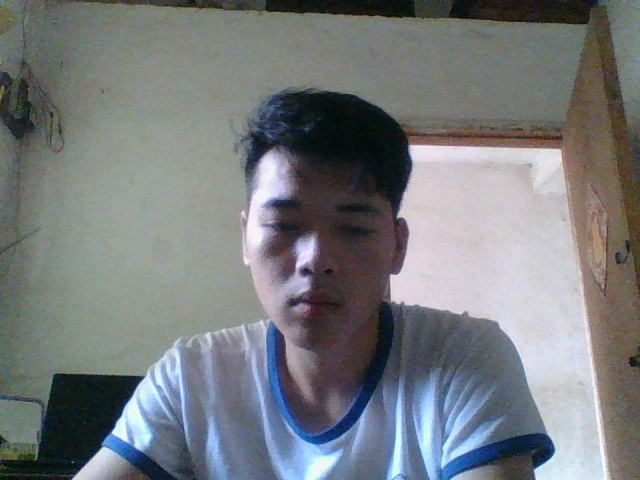
#> input picture images/hb/frmaes_1.jpg, 640 x 480 px, found by its file name; its folder holds 4 pictures in this run
$ python pick_face.py
#> lines starting #> are read from the running program, lines starting #| are printed output that depends on the picture
### test_code/read_img.py
#-*-coding:utf8-*-
__author__ = '何斌'
__datetime__='2017-7-15'

import os
import cv2


#源图片文件目录
Img_path=""
Suffix=['.jpg','.PNG','.png']

#根据输入的文件夹绝对路径，将文件夹下所有指定suffix(后缀名)读取存入一个list(resultArray)
#该文件夹的名字存入list的第一个元素
def readAllImg(path,*suffix):
#> called with path = 'images/hb'
    try:
        s = os.listdir(path)
        resultArray = []
        img_name_list=[]
        fileName = os.path.basename(path)   #文件夹名称，如basename("a\b\c")结果为c
        # resultArray.append(fileName)

        for item in s:
            if endwith(item, suffix):
                document = os.path.join(path, item)
                img = cv2.imread(document)
#> img is the input picture: shape (480, 640, 3); mean B, G, R 125.1, 122.7, 119
                img_name_list.append(item)
                resultArray.append(img)

    except IOError:
        print("Error")

    else:
        print("读取图片成功...")
    return resultArray,img_name_list

#输入一个字符串s一个标签，对这个字符串的后缀和标签进行匹配
def endwith(s,*endstring):
   results = map(s.endswith,endstring)
   if True in results:
       return True
   else:
       return False

# [7 lines of commented-out code are left out]

### test_code/pick_face.py
#-*-coding:utf8-*-
__author__ = '何斌'
__datetime__='2017-7-15'
'''
pick the images only contains the face

'''

import os
import cv2
import time
from read_img import readAllImg

sourcePath = r"images/hb"
objectPath = r"datasets/hb"

#从源路径中读取所有图片放入一个list，然后逐一进行检查，把其中的脸扣下来，存储到目标路径中
def readPicSaveFace(sourcePath,objectPath,*suffix):
    if not os.path.exists(objectPath):
            os.mkdir(objectPath)
    try:
        #读取照片,注意第一个元素是文件名
        resultArray,_ = readAllImg(sourcePath,*suffix)

        #对list中图片逐一进行检查,找出其中的人脸然后写到目标文件夹下
        count = 1
        face_cascade = cv2.CascadeClassifier("haarcascade_frontalface_default.xml")
        for img in resultArray:
            # if type(img) != str:
            #     gray = cv2.cvtColor(img, cv2.COLOR_BGR2GRAY)
            if img.ndim == 3:
                gray = cv2.cvtColor(img, cv2.COLOR_BGR2GRAY)
            else:
                gray = img
            faces = face_cascade.detectMultiScale(gray,1.1,5)
            for (x, y, w, h) in faces:
                listStr = [str(int(time.time())), str(count)]  #以时间戳和读取的排序作为文件名称
                fileName = ''.join(listStr)
                f = cv2.resize(gray[y:(y + h), x:(x + w)], (128, 128))
                cv2.imwrite(objectPath+os.sep+'%s.jpg' % fileName, f)
                count += 1
#> this loop made 4 passes
#> pass 1, in readPicSaveFace, `gray = cv2.cvtColor(img, cv2.COLOR_BGR2GRAY)`:
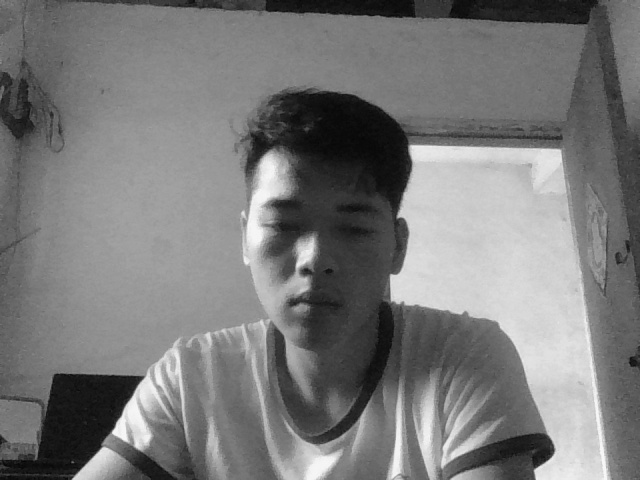
#> gray: shape (480, 640); min 4, max 250, mean 121.9
#> pass 2, in readPicSaveFace, `gray = cv2.cvtColor(img, cv2.COLOR_BGR2GRAY)`:
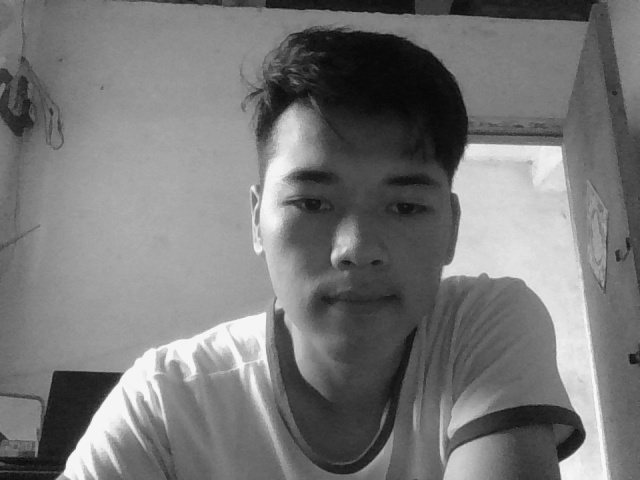
#> gray: shape (480, 640); min 6, max 250, mean 119.3
#> pass 2, in readPicSaveFace, `cv2.imwrite(objectPath+os.sep+'%s.jpg' % fileName, f)`:
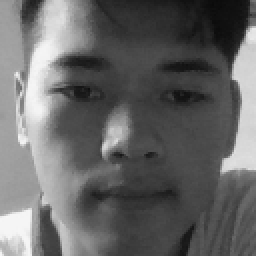
#> saved as 17951730501.jpg: shape (128, 128) (shown 2 times larger); min 10, max 247, mean 102.1
#> pass 3, in readPicSaveFace, `gray = cv2.cvtColor(img, cv2.COLOR_BGR2GRAY)`:
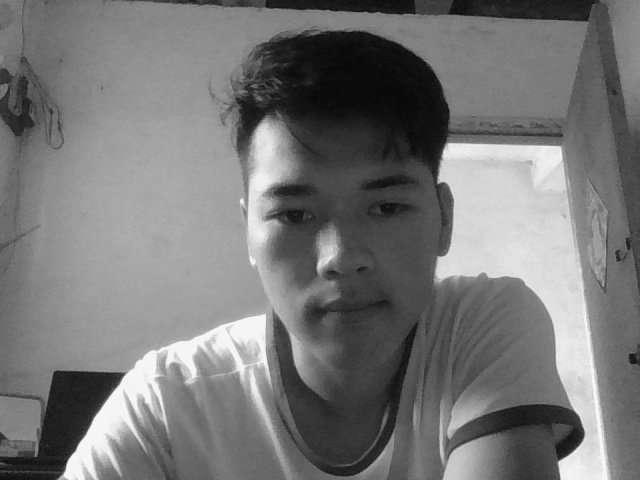
#> gray: shape (480, 640); min 6, max 251, mean 118.5


    except IOError:
        print ("Error")

    else:
        print ('Already read '+str(count-1)+' Faces to Destination '+objectPath)

if __name__ == '__main__':
    readPicSaveFace(sourcePath,objectPath,'.jpg')
